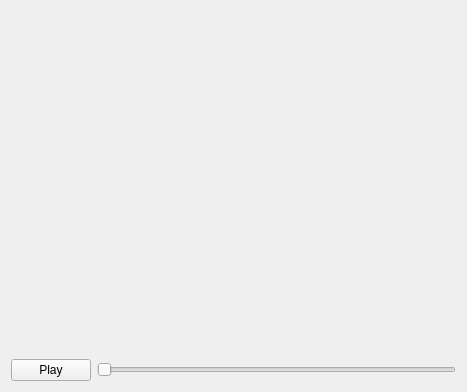
<?xml version="1.0" encoding="UTF-8"?>
<ui version="4.0">
 <class>VideoPlayer</class>
 <widget class="QWidget" name="VideoPlayer">
  <property name="geometry">
   <rect>
    <x>0</x>
    <y>0</y>
    <width>467</width>
    <height>392</height>
   </rect>
  </property>
  <property name="windowTitle">
   <string>Form</string>
  </property>
  <layout class="QVBoxLayout" name="lay" stretch="1,0">
   <item>
    <widget class="QWidget" name="video_widget" native="true"/>
   </item>
   <item>
    <layout class="QHBoxLayout" name="control_layout">
     <item>
      <widget class="QPushButton" name="play_button">
       <property name="text">
        <string>Play</string>
       </property>
      </widget>
     </item>
     <item>
      <widget class="QSlider" name="video_slider">
       <property name="orientation">
        <enum>Qt::Horizontal</enum>
       </property>
      </widget>
     </item>
    </layout>
   </item>
  </layout>
 </widget>
 <resources/>
 <connections/>
</ui>
